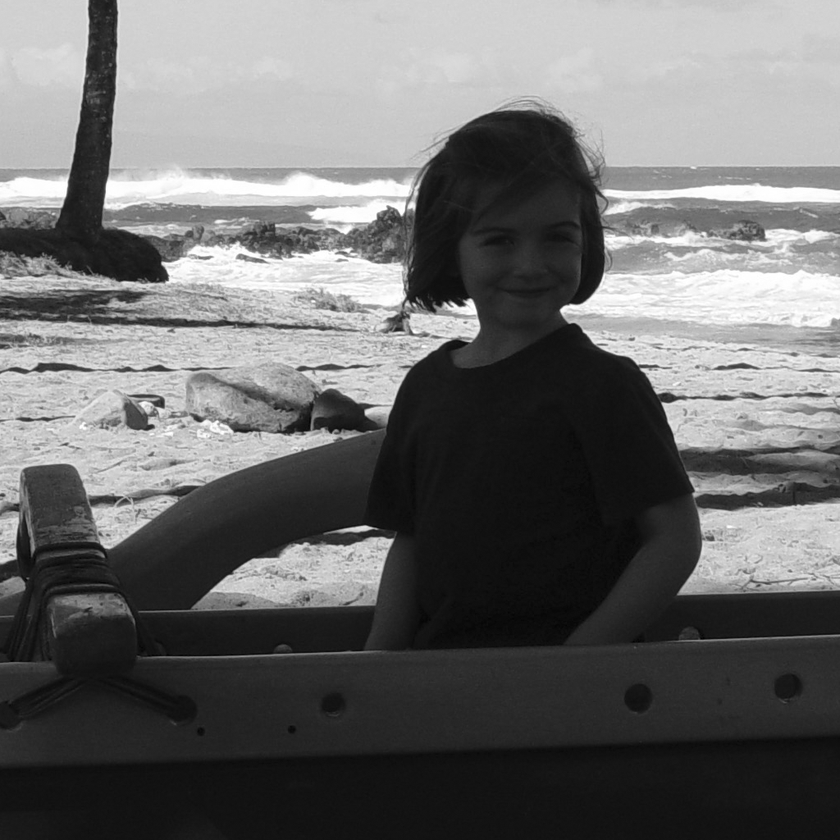
#> input picture homework2/girl.bmp, 840 x 840 px, shrunk from 1024 x 1024 before the run, found by its file name
$ python Nonlinear.py
#> lines starting #> are read from the running program, lines starting #| are printed output that depends on the picture
# 对数变换

import cv2
import imutils
import numpy as np
import math

image = cv2.imread('C:/Users/BLACKSPACE/Desktop/Image_processing-main/homework2/girl.bmp')
#> image is the input picture: shape (840, 840, 3); min 0, max 255, mean 106.6
image = cv2.cvtColor(image, cv2.COLOR_BGR2GRAY)
#> image: shape (840, 840)

log_img = np.zeros((image.shape[0], image.shape[1]), dtype=np.uint8)
for i in range(image.shape[0]):
    for j in range(image.shape[1]):
        log_img[i][j] = math.log(1 + image[i][j])
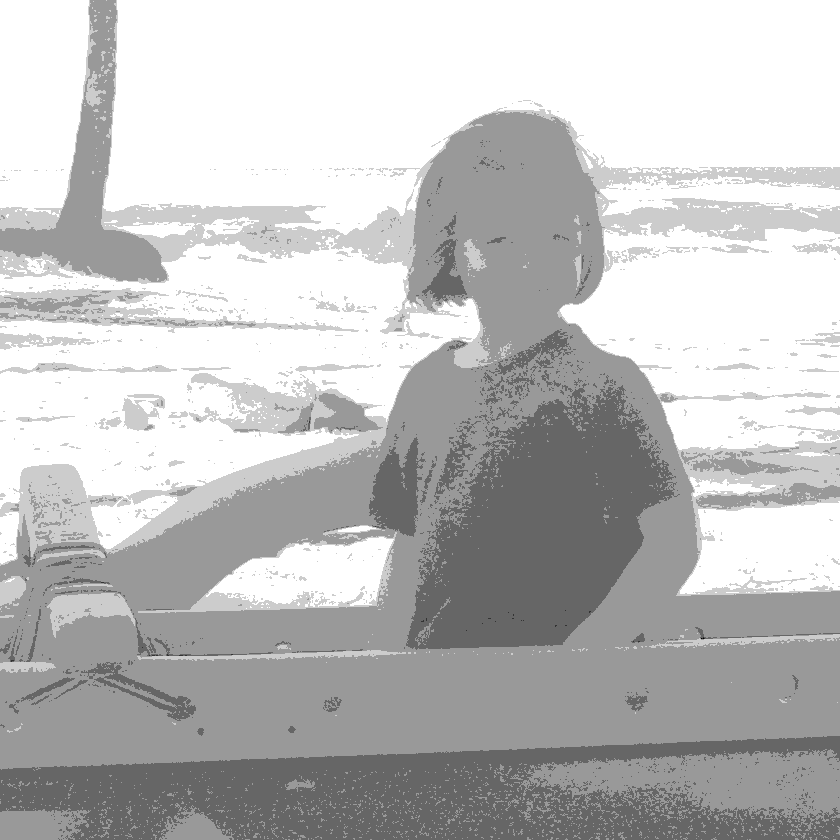
#> log_img: shape (840, 840); min 0, max 5, mean 3.76; drawn with min black and max white
cv2.normalize(log_img, log_img, 0, 255, cv2.NORM_MINMAX)
log_img = cv2.convertScaleAbs(log_img)

cv2.imwrite("C:/Users/BLACKSPACE/Desktop/Image_processing-main/homework2/result/Nonlinear/orginal.bmp",image)
cv2.imwrite("C:/Users/BLACKSPACE/Desktop/Image_processing-main/homework2/result/Nonlinear/log_img.bmp",log_img)


# 幂变换
#幂律变换 φ>1
gamma_img1 = np.zeros((image.shape[0], image.shape[1]), dtype=np.float32)
for i in range(image.shape[0]):
    for j in range(image.shape[1]):
        gamma_img1[i][j] = math.pow(image[i][j], 5)
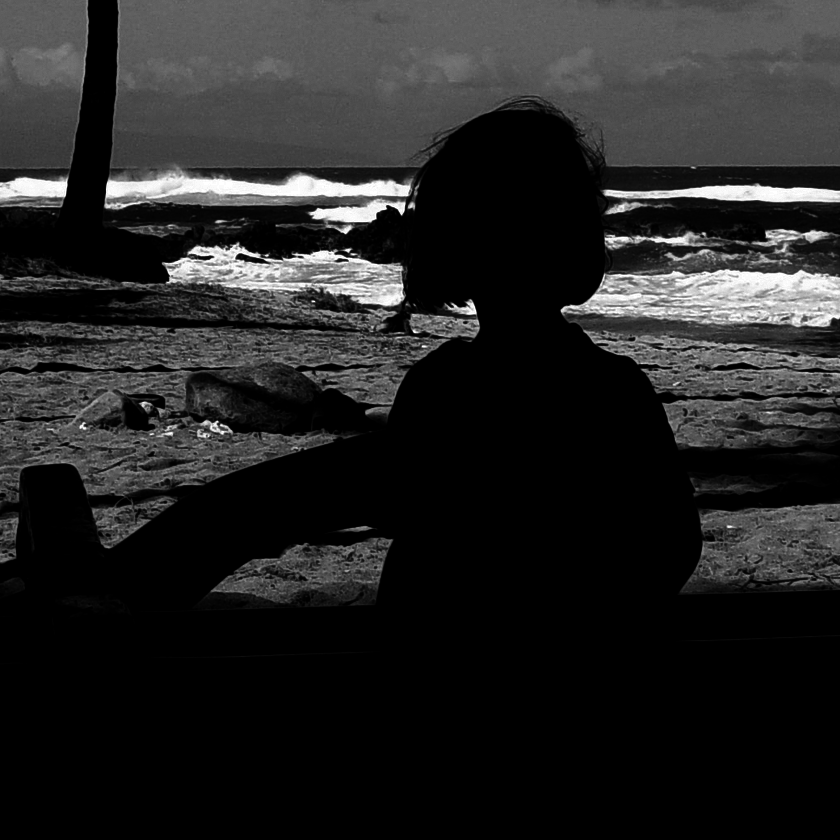
#> gamma_img1: shape (840, 840) float32; min 0, max 1.08e+12, mean 1.57e+11; drawn with min black and max white

cv2.normalize(gamma_img1, gamma_img1, 0, 255, cv2.NORM_MINMAX)
gamma_img1 = cv2.convertScaleAbs(gamma_img1)
cv2.imwrite('C:/Users/BLACKSPACE/Desktop/Image_processing-main/homework2/result/Nonlinear/gamma_img1.bmp',gamma_img1)

#幂律变换，φ<1
gamma_img2 = np.zeros((image.shape[0], image.shape[1]), dtype=np.float32)
for i in range(image.shape[0]):
    for j in range(image.shape[1]):
        gamma_img2[i][j] = math.pow(image[i][j], 0.4)
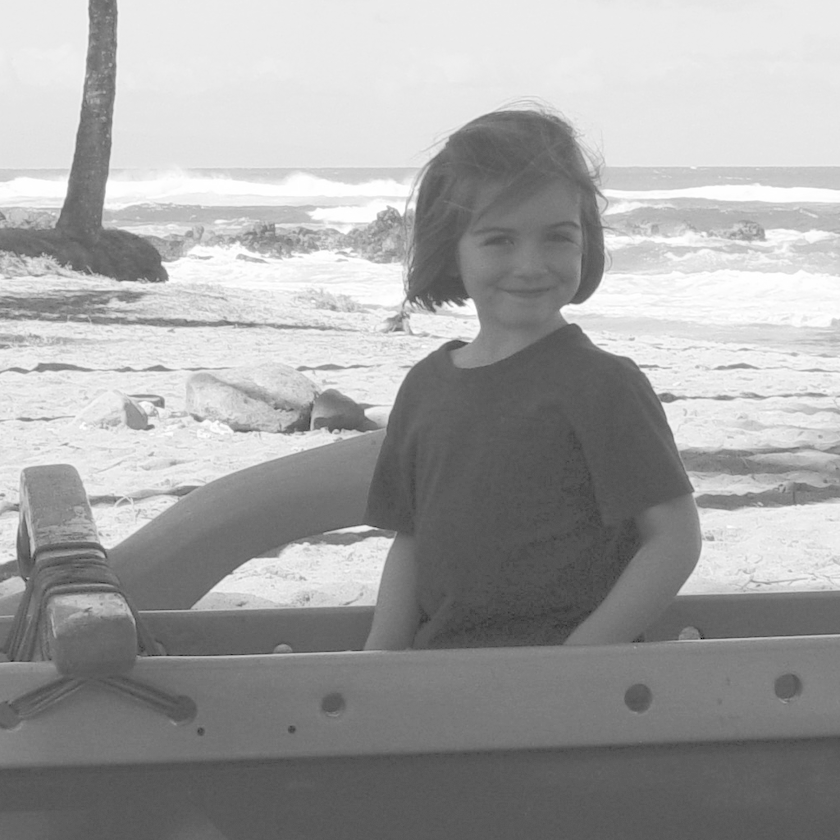
#> gamma_img2: shape (840, 840) float32; min 0, max 9.18, mean 5.88; drawn with min black and max white

cv2.normalize(gamma_img2, gamma_img2, 0, 255, cv2.NORM_MINMAX)
gamma_img2 = cv2.convertScaleAbs(gamma_img2)
cv2.imwrite('C:/Users/BLACKSPACE/Desktop/Image_processing-main/homework2/result/Nonlinear/gamma_img2.bmp',gamma_img2)
